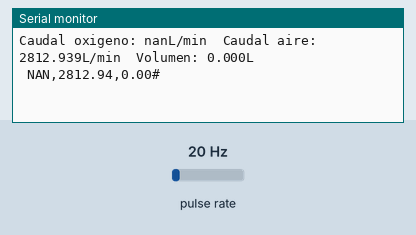
The sketch below on a simulated Arduino Uno, built with avr-gcc and run on an emulated ATmega328P. Parts: the last lines printed to the serial monitor. Wiring (inferred from the names in the program): pulse sensor: data pin 2. The test bench sets the inputs (shaded band); at power-on: pulse rate 20 Hz.

Above: at 1.2 s.
1.3 s: pulse rate (sensor on pin 2) set to 4 Hz
At 2.9 s:
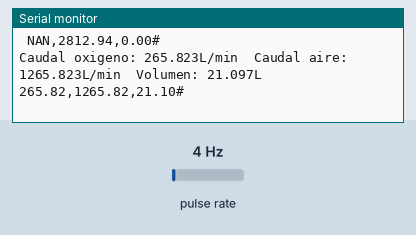
3.6 s: pulse rate (sensor on pin 2) set to 50 Hz
At 4.9 s:
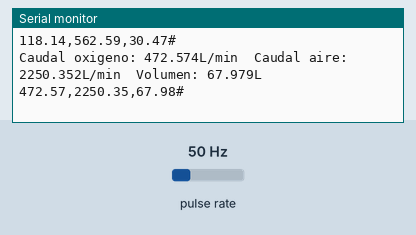
Timing chart, 0 to 6.6 s (numbered marks = the images above; inputs shaded):
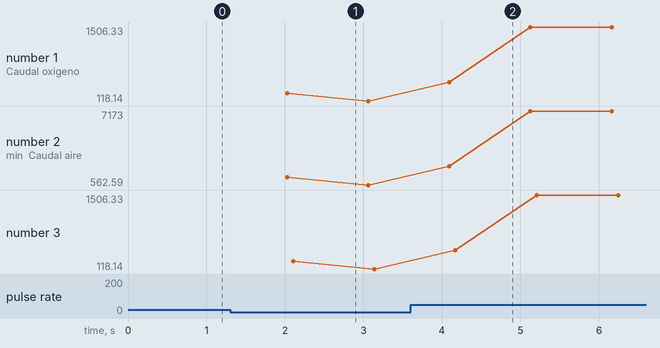

Measured:
- after the input at 1.3 s, the serial monitor: prints a new line after 0.73 s (image 1)
- after the input at 3.6 s, the serial monitor: prints a new line after 0.49 s (image 2)
- plotted number 1: 118.14 → 1506.33 after the input at 3.6 s
- plotted number 2: 562.59 → 7173 after the input at 3.6 s
- plotted number 3: 118.14 → 1506.33 after the input at 3.6 s

The sketch:

arduino.ino
```cpp
#include <SoftwareSerial.h>
volatile int NumPulsos; //variable para la cantidad de pulsos recibidos
int PinSensor = 2;    //Sensor conectado en el pin 2
float factor_conversion=7.11; //para convertir de frecuencia a caudal
float volumen=0;
long dt=0; //variación de tiempo por cada bucle
long t0=0; //millis() del bucle anterior

SoftwareSerial wifi(3, 4); // (Rx,Tx) ---------------------------------pin ditital 3 y 4
//---Función que se ejecuta en interrupción---------------
void ContarPulsos ()
{
  NumPulsos++;  //incrementamos la variable de pulsos
}

//---Función para obtener frecuencia de los pulsos--------
int ObtenerFrecuecia()
{
  int frecuencia;
  NumPulsos = 0;   //Ponemos a 0 el número de pulsos
  interrupts();    //Habilitamos las interrupciones
  delay(1000);   //muestra de 1 segundo
  noInterrupts(); //Deshabilitamos  las interrupciones
  frecuencia=NumPulsos; //Hz(pulsos por segundo)
  return frecuencia;
}

void setup()
{
  wifi.begin(115200);
  Serial.begin(9600);
  pinMode(PinSensor, INPUT);
  attachInterrupt(0,ContarPulsos,RISING);//(Interrupción 0(Pin2),función,Flanco de subida)
  t0=millis();
}

void loop ()
{
  float frecuencia=ObtenerFrecuecia(); //obtenemos la frecuencia de los pulsos en Hz
  float caudal_L_m=frecuencia/factor_conversion; //calculamos el caudal en mL/m
  caudal_L_m = caudal_L_m*1000;
  dt=millis()-t0; //calculamos la variación de tiempo
  t0=millis();
  volumen=volumen+(caudal_L_m/60)*(dt/1000); // volumen(mL)=caudal(mL/s)*tiempo(s)
  float caudal_L_m_o=(caudal_L_m/60)*(dt/1000);
  caudal_L_m_o = (caudal_L_m_o*0.21/(dt/1000))*60;
   //-----Enviamos por el puerto serie---------------
  Serial.print ("Caudal oxigeno: ");
  Serial.print (caudal_L_m_o,3);
  Serial.print ("L/min\tCaudal aire: ");
  Serial.print (caudal_L_m,3);
  Serial.print ("L/min\tVolumen: ");
  Serial.print (volumen,3);
  Serial.print ("L");
  Serial.println ();
  String salida = String(caudal_L_m_o) + "," + String(caudal_L_m) + "," + String(volumen) + "#";
  wifi.println(salida);
  Serial.println (salida);
}
```
